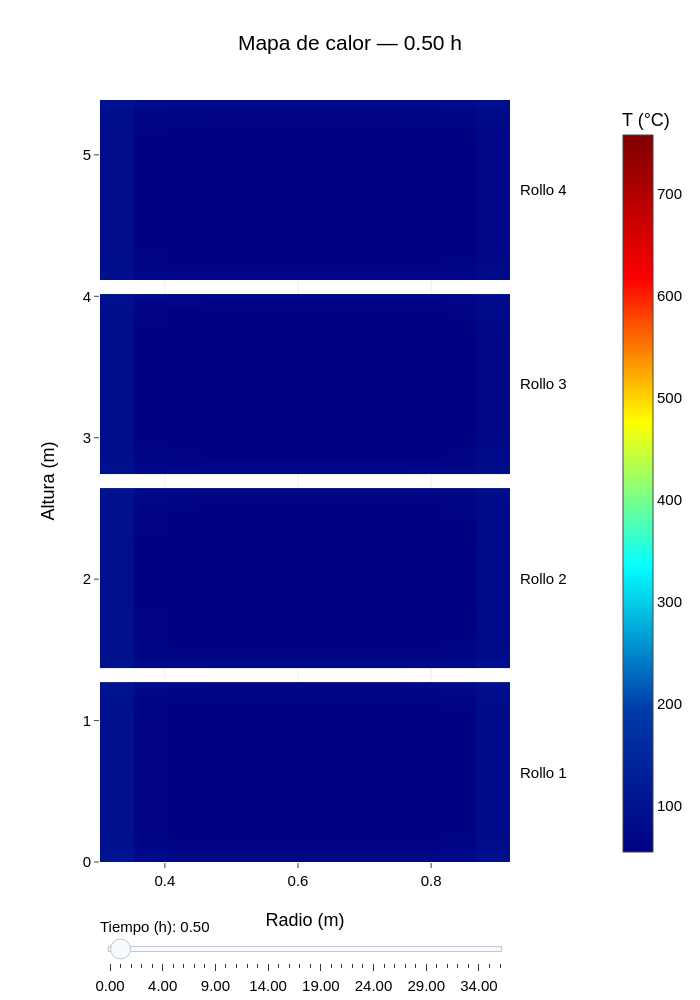

Notebook code for this chart:
### Markdown cell above
### Plot — Heatmap

### Code cell
heatmap_fig.show()

### Figure 1 — Plotly figure (JSON) as saved in the notebook; plotly's stock layout.template omitted (floating-point values rounded to 4 significant figures; data arrays with more than 128 entries replaced by an {"elided": "..."} marker saying what was removed)
{"data": [{"coloraxis": "coloraxis", "hovertemplate": "Rollo 1<br>Radio: %{x:.3f} m<br>Altura: %{y:.3f} m<br>Temperatura: %{z:.1f} °C<extra></extra>", "name": "Rollo 1", "type": "heatmap", "x": [0.3025, 0.3538, 0.4052, 0.4565, 0.5078, 0.5592, 0.6105, 0.6618, 0.7132, 0.7645, 0.8158, 0.8672, 0.9185], "y": [0.0, 0.05088, 0.1018, 0.1526, 0.2035, 0.2544, 0.3053, 0.3562, 0.407, 0.4579, 0.5088, 0.5597, 0.6106, 0.6614, 0.7123, 0.7632, 0.8141, 0.865, 0.9158, 0.9667, 1.018, 1.068, 1.119, 1.17, 1.221, 1.272], "z": {"elided": "25x12 float values"}, "zsmooth": false}, {"coloraxis": "coloraxis", "hovertemplate": "Rollo 2<br>Radio: %{x:.3f} m<br>Altura: %{y:.3f} m<br>Temperatura: %{z:.1f} °C<extra></extra>", "name": "Rollo 2", "type": "heatmap", "x": [0.3025, 0.3538, 0.4052, 0.4565, 0.5078, 0.5592, 0.6105, 0.6618, 0.7132, 0.7645, 0.8158, 0.8672, 0.9185], "y": [1.372, 1.423, 1.474, 1.525, 1.576, 1.626, 1.677, 1.728, 1.779, 1.83, 1.881, 1.932, 1.983, 2.033, 2.084, 2.135, 2.186, 2.237, 2.288, 2.339, 2.39, 2.44, 2.491, 2.542, 2.593, 2.644], "z": {"elided": "25x12 float values"}, "zsmooth": false}, {"coloraxis": "coloraxis", "hovertemplate": "Rollo 3<br>Radio: %{x:.3f} m<br>Altura: %{y:.3f} m<br>Temperatura: %{z:.1f} °C<extra></extra>", "name": "Rollo 3", "type": "heatmap", "x": [0.3025, 0.3538, 0.4052, 0.4565, 0.5078, 0.5592, 0.6105, 0.6618, 0.7132, 0.7645, 0.8158, 0.8672, 0.9185], "y": [2.744, 2.795, 2.846, 2.897, 2.948, 2.998, 3.049, 3.1, 3.151, 3.202, 3.253, 3.304, 3.355, 3.405, 3.456, 3.507, 3.558, 3.609, 3.66, 3.711, 3.762, 3.812, 3.863, 3.914, 3.965, 4.016], "z": {"elided": "25x12 float values"}, "zsmooth": false}, {"coloraxis": "coloraxis", "hovertemplate": "Rollo 4<br>Radio: %{x:.3f} m<br>Altura: %{y:.3f} m<br>Temperatura: %{z:.1f} °C<extra></extra>", "name": "Rollo 4", "type": "heatmap", "x": [0.3025, 0.3538, 0.4052, 0.4565, 0.5078, 0.5592, 0.6105, 0.6618, 0.7132, 0.7645, 0.8158, 0.8672, 0.9185], "y": [4.116, 4.167, 4.218, 4.269, 4.32, 4.37, 4.421, 4.472, 4.523, 4.574, 4.625, 4.676, 4.727, 4.777, 4.828, 4.879, 4.93, 4.981, 5.032, 5.083, 5.134, 5.184, 5.235, 5.286, 5.337, 5.388], "z": {"elided": "25x12 float values"}, "zsmooth": false}], "layout": {"annotations": [{"showarrow": false, "text": "Rollo 1", "x": 1.02, "xanchor": "left", "xref": "paper", "y": 0.636, "yref": "y"}, {"showarrow": false, "text": "Rollo 2", "x": 1.02, "xanchor": "left", "xref": "paper", "y": 2.008, "yref": "y"}, {"showarrow": false, "text": "Rollo 3", "x": 1.02, "xanchor": "left", "xref": "paper", "y": 3.38, "yref": "y"}, {"showarrow": false, "text": "Rollo 4", "x": 1.02, "xanchor": "left", "xref": "paper", "y": 4.752, "yref": "y"}], "coloraxis": {"cmax": 757.3, "cmin": 55, "colorbar": {"title": {"text": "T (°C)"}, "x": 1.25}, "colorscale": [[0, "rgb(0,0,131)"], [0.2, "rgb(0,60,170)"], [0.4, "rgb(5,255,255)"], [0.6, "rgb(255,255,0)"], [0.8, "rgb(250,0,0)"], [1, "rgb(128,0,0)"]]}, "font": {"color": "black", "family": "Arial", "size": 15}, "height": 1000, "margin": {"b": 130, "l": 100, "r": 140, "t": 100}, "sliders": [{"active": 1, "currentvalue": {"prefix": "Tiempo (h): "}, "pad": {"t": 50}, "steps": [{"args": [["0"], {"frame": {"duration": 0, "redraw": true}, "mode": "immediate", "transition": {"duration": 0}}], "label": "0.00", "method": "animate"}, {"args": [["72"], {"frame": {"duration": 0, "redraw": true}, "mode": "immediate", "transition": {"duration": 0}}], "label": "0.50", "method": "animate"}, {"args": [["144"], {"frame": {"duration": 0, "redraw": true}, "mode": "immediate", "transition": {"duration": 0}}], "label": "1.00", "method": "animate"}, {"args": [["288"], {"frame": {"duration": 0, "redraw": true}, "mode": "immediate", "transition": {"duration": 0}}], "label": "2.00", "method": "animate"}, {"args": [["432"], {"frame": {"duration": 0, "redraw": true}, "mode": "immediate", "transition": {"duration": 0}}], "label": "3.00", "method": "animate"}, {"args": [["576"], {"frame": {"duration": 0, "redraw": true}, "mode": "immediate", "transition": {"duration": 0}}], "label": "4.00", "method": "animate"}, {"args": [["720"], {"frame": {"duration": 0, "redraw": true}, "mode": "immediate", "transition": {"duration": 0}}], "label": "5.00", "method": "animate"}, {"args": [["864"], {"frame": {"duration": 0, "redraw": true}, "mode": "immediate", "transition": {"duration": 0}}], "label": "6.00", "method": "animate"}, {"args": [["1008"], {"frame": {"duration": 0, "redraw": true}, "mode": "immediate", "transition": {"duration": 0}}], "label": "7.00", "method": "animate"}, {"args": [["1152"], {"frame": {"duration": 0, "redraw": true}, "mode": "immediate", "transition": {"duration": 0}}], "label": "8.00", "method": "animate"}, {"args": [["1296"], {"frame": {"duration": 0, "redraw": true}, "mode": "immediate", "transition": {"duration": 0}}], "label": "9.00", "method": "animate"}, {"args": [["1440"], {"frame": {"duration": 0, "redraw": true}, "mode": "immediate", "transition": {"duration": 0}}], "label": "10.00", "method": "animate"}, {"args": [["1584"], {"frame": {"duration": 0, "redraw": true}, "mode": "immediate", "transition": {"duration": 0}}], "label": "11.00", "method": "animate"}, {"args": [["1728"], {"frame": {"duration": 0, "redraw": true}, "mode": "immediate", "transition": {"duration": 0}}], "label": "12.00", "method": "animate"}, {"args": [["1872"], {"frame": {"duration": 0, "redraw": true}, "mode": "immediate", "transition": {"duration": 0}}], "label": "13.00", "method": "animate"}, {"args": [["2016"], {"frame": {"duration": 0, "redraw": true}, "mode": "immediate", "transition": {"duration": 0}}], "label": "14.00", "method": "animate"}, {"args": [["2160"], {"frame": {"duration": 0, "redraw": true}, "mode": "immediate", "transition": {"duration": 0}}], "label": "15.00", "method": "animate"}, {"args": [["2304"], {"frame": {"duration": 0, "redraw": true}, "mode": "immediate", "transition": {"duration": 0}}], "label": "16.00", "method": "animate"}, {"args": [["2448"], {"frame": {"duration": 0, "redraw": true}, "mode": "immediate", "transition": {"duration": 0}}], "label": "17.00", "method": "animate"}, {"args": [["2592"], {"frame": {"duration": 0, "redraw": true}, "mode": "immediate", "transition": {"duration": 0}}], "label": "18.00", "method": "animate"}, {"args": [["2736"], {"frame": {"duration": 0, "redraw": true}, "mode": "immediate", "transition": {"duration": 0}}], "label": "19.00", "method": "animate"}, {"args": [["2880"], {"frame": {"duration": 0, "redraw": true}, "mode": "immediate", "transition": {"duration": 0}}], "label": "20.00", "method": "animate"}, {"args": [["3024"], {"frame": {"duration": 0, "redraw": true}, "mode": "immediate", "transition": {"duration": 0}}], "label": "21.00", "method": "animate"}, {"args": [["3168"], {"frame": {"duration": 0, "redraw": true}, "mode": "immediate", "transition": {"duration": 0}}], "label": "22.00", "method": "animate"}, {"args": [["3312"], {"frame": {"duration": 0, "redraw": true}, "mode": "immediate", "transition": {"duration": 0}}], "label": "23.00", "method": "animate"}, {"args": [["3456"], {"frame": {"duration": 0, "redraw": true}, "mode": "immediate", "transition": {"duration": 0}}], "label": "24.00", "method": "animate"}, {"args": [["3600"], {"frame": {"duration": 0, "redraw": true}, "mode": "immediate", "transition": {"duration": 0}}], "label": "25.00", "method": "animate"}, {"args": [["3744"], {"frame": {"duration": 0, "redraw": true}, "mode": "immediate", "transition": {"duration": 0}}], "label": "26.00", "method": "animate"}, {"args": [["3888"], {"frame": {"duration": 0, "redraw": true}, "mode": "immediate", "transition": {"duration": 0}}], "label": "27.00", "method": "animate"}, {"args": [["4032"], {"frame": {"duration": 0, "redraw": true}, "mode": "immediate", "transition": {"duration": 0}}], "label": "28.00", "method": "animate"}, {"args": [["4176"], {"frame": {"duration": 0, "redraw": true}, "mode": "immediate", "transition": {"duration": 0}}], "label": "29.00", "method": "animate"}, {"args": [["4320"], {"frame": {"duration": 0, "redraw": true}, "mode": "immediate", "transition": {"duration": 0}}], "label": "30.00", "method": "animate"}, {"args": [["4464"], {"frame": {"duration": 0, "redraw": true}, "mode": "immediate", "transition": {"duration": 0}}], "label": "31.00", "method": "animate"}, {"args": [["4608"], {"frame": {"duration": 0, "redraw": true}, "mode": "immediate", "transition": {"duration": 0}}], "label": "32.00", "method": "animate"}, {"args": [["4752"], {"frame": {"duration": 0, "redraw": true}, "mode": "immediate", "transition": {"duration": 0}}], "label": "33.00", "method": "animate"}, {"args": [["4896"], {"frame": {"duration": 0, "redraw": true}, "mode": "immediate", "transition": {"duration": 0}}], "label": "34.00", "method": "animate"}, {"args": [["5040"], {"frame": {"duration": 0, "redraw": true}, "mode": "immediate", "transition": {"duration": 0}}], "label": "35.00", "method": "animate"}, {"args": [["5084"], {"frame": {"duration": 0, "redraw": true}, "mode": "immediate", "transition": {"duration": 0}}], "label": "35.30", "method": "animate"}]}], "title": {"text": "Mapa de calor — 0.50 h", "x": 0.5, "xanchor": "center"}, "width": 700, "xaxis": {"title": {"text": "Radio (m)"}, "zeroline": false}, "yaxis": {"range": [0, 5.388], "title": {"text": "Altura (m)"}, "zeroline": false}}}
